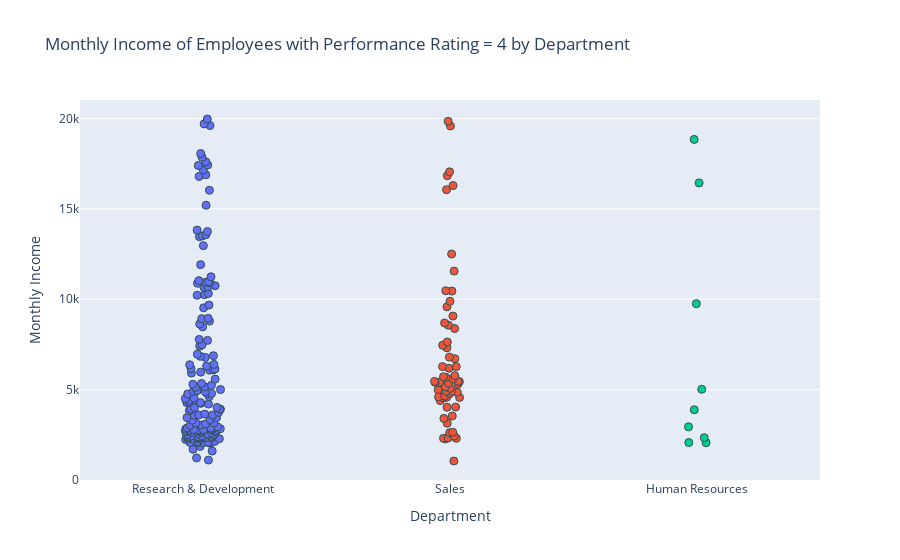

The notebook cell saved with this chart:
### Markdown cell above
#### Visualize Answer Q4
The scatter plot below shows the monthly incomes of all employees with a Performance Rating of 4, grouped by department.  
Each point represents an individual employee
This visualization helps compare the distribution of high-performing employees' salaries across different departments.

### Code cell
# Filter employees with PerformanceRating = 4
performance_4_df = cleanDf[cleanDf['PerformanceRating'] == 4]

# Create a scatter/strip plot
fig = px.strip(
    performance_4_df,
    x='Department',
    y='MonthlyIncome',
    color='Department',
    hover_data=['JobRole', 'Age', 'JobLevel'],  # info on hover
    title='Monthly Income of Employees with Performance Rating = 4 by Department'
)

# Add jitter for better separation of points
fig.update_traces(jitter=0.3, marker=dict(size=8, line=dict(width=1, color='DarkSlateGrey')))

fig.update_layout(
    xaxis_title='Department',
    yaxis_title='Monthly Income',
    showlegend=False
)

fig.show()

### Figure 1 — Plotly figure (JSON) as saved in the notebook; plotly's stock layout.template omitted (floating-point values rounded to 4 significant figures; data arrays with more than 128 entries replaced by an {"elided": "..."} marker saying what was removed)
{"data": [{"alignmentgroup": "True", "boxpoints": "all", "customdata": {"elided": "156x3 mixed values"}, "fillcolor": "rgba(255,255,255,0)", "hoveron": "points", "hovertemplate": "Department=%{x}<br>MonthlyIncome=%{y}<br>JobRole=%{customdata[0]}<br>Age=%{customdata[1]}<br>JobLevel=%{customdata[2]}<extra></extra>", "jitter": 0.3, "legendgroup": "Research & Development", "line": {"color": "rgba(255,255,255,0)"}, "marker": {"color": "#636efa", "line": {"color": "DarkSlateGrey", "width": 1}, "size": 8}, "name": "Research & Development", "offsetgroup": "Research & Development", "orientation": "v", "pointpos": 0, "showlegend": true, "type": "box", "x": {"elided": "156 str values"}, "x0": " ", "xaxis": "x", "y": {"elided": "156 int values"}, "y0": " ", "yaxis": "y"}, {"alignmentgroup": "True", "boxpoints": "all", "customdata": {"elided": "61x3 mixed values"}, "fillcolor": "rgba(255,255,255,0)", "hoveron": "points", "hovertemplate": "Department=%{x}<br>MonthlyIncome=%{y}<br>JobRole=%{customdata[0]}<br>Age=%{customdata[1]}<br>JobLevel=%{customdata[2]}<extra></extra>", "jitter": 0.3, "legendgroup": "Sales", "line": {"color": "rgba(255,255,255,0)"}, "marker": {"color": "#EF553B", "line": {"color": "DarkSlateGrey", "width": 1}, "size": 8}, "name": "Sales", "offsetgroup": "Sales", "orientation": "v", "pointpos": 0, "showlegend": true, "type": "box", "x": ["Sales", "Sales", "Sales", "Sales", "Sales", "Sales", "Sales", "Sales", "Sales", "Sales", "Sales", "Sales", "Sales", "Sales", "Sales", "Sales", "Sales", "Sales", "Sales", "Sales", "Sales", "Sales", "Sales", "Sales", "Sales", "Sales", "Sales", "Sales", "Sales", "Sales", "Sales", "Sales", "Sales", "Sales", "Sales", "Sales", "Sales", "Sales", "Sales", "Sales", "Sales", "Sales", "Sales", "Sales", "Sales", "Sales", "Sales", "Sales", "Sales", "Sales", "Sales", "Sales", "Sales", "Sales", "Sales", "Sales", "Sales", "Sales", "Sales", "Sales", "Sales"], "x0": " ", "xaxis": "x", "y": [3407, 4568, 5772, 5454, 9069, 5441, 4999, 2306, 8686, 2325, 10453, 3140, 7639, 16064, 5605, 4907, 7457, 12504, 2610, 16835, 11557, 6272, 5460, 8381, 4851, 4028, 4647, 10475, 5304, 6180, 6274, 4779, 4037, 4537, 1052, 9582, 5714, 17048, 19847, 5071, 4599, 2308, 2430, 2644, 19586, 4581, 5368, 2275, 8564, 6799, 16291, 5405, 5154, 5675, 3540, 7314, 4393, 9888, 4907, 6712, 5406], "y0": " ", "yaxis": "y"}, {"alignmentgroup": "True", "boxpoints": "all", "customdata": [["Human Resources", 46, 2], ["Human Resources", 37, 1], ["Manager", 59, 5], ["Human Resources", 26, 1], ["Human Resources", 36, 1], ["Human Resources", 30, 1], ["Manager", 40, 4], ["Human Resources", 45, 3], ["Human Resources", 36, 2]], "fillcolor": "rgba(255,255,255,0)", "hoveron": "points", "hovertemplate": "Department=%{x}<br>MonthlyIncome=%{y}<br>JobRole=%{customdata[0]}<br>Age=%{customdata[1]}<br>JobLevel=%{customdata[2]}<extra></extra>", "jitter": 0.3, "legendgroup": "Human Resources", "line": {"color": "rgba(255,255,255,0)"}, "marker": {"color": "#00cc96", "line": {"color": "DarkSlateGrey", "width": 1}, "size": 8}, "name": "Human Resources", "offsetgroup": "Human Resources", "orientation": "v", "pointpos": 0, "showlegend": true, "type": "box", "x": ["Human Resources", "Human Resources", "Human Resources", "Human Resources", "Human Resources", "Human Resources", "Human Resources", "Human Resources", "Human Resources"], "x0": " ", "xaxis": "x", "y": [5021, 2073, 18844, 2942, 2342, 2064, 16437, 9756, 3886], "y0": " ", "yaxis": "y"}], "layout": {"boxmode": "overlay", "legend": {"title": {"text": "Department"}, "tracegroupgap": 0}, "showlegend": false, "title": {"text": "Monthly Income of Employees with Performance Rating = 4 by Department"}, "xaxis": {"anchor": "y", "categoryarray": ["Research & Development", "Sales", "Human Resources"], "categoryorder": "array", "domain": [0, 1], "title": {"text": "Department"}}, "yaxis": {"anchor": "x", "domain": [0, 1], "title": {"text": "Monthly Income"}}}}
